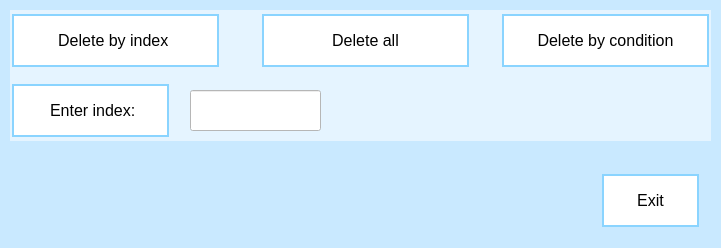
<?xml version="1.0" encoding="UTF-8"?>
<ui version="4.0">
 <class>ForDelete</class>
 <widget class="QDialog" name="ForDelete">
  <property name="geometry">
   <rect>
    <x>0</x>
    <y>0</y>
    <width>721</width>
    <height>248</height>
   </rect>
  </property>
  <property name="windowTitle">
   <string>Delete book</string>
  </property>
  <property name="styleSheet">
   <string notr="true">background : #c9e9ff</string>
  </property>
  <widget class="QPushButton" name="DeleteCondition">
   <property name="geometry">
    <rect>
     <x>500</x>
     <y>10</y>
     <width>211</width>
     <height>61</height>
    </rect>
   </property>
   <property name="styleSheet">
    <string notr="true">QPushButton#DeleteCondition{ 
  background-color: white; 
  color: black; 
  border: 2px solid #8ad4ff;
  padding: 16px 32px;
  text-align: center;
  text-decoration: none;
  display: inline-block;
  font-size: 16px;
  margin: 4px 2px;
  cursor: pointer;
}
QPushButton#DeleteIndex {
  background-color: white; 
  color: black; 
  border: 2px solid #8ad4ff;
 }
 QPushButton#DeleteCondition:hover {
	background-color: #8ad4ff;
	color: white;
 }
 QPushButton#DeleteCondition:pressed {
  background-color: white; 
  color: black; 
  border: 2px solid #8ad4ff;
 }</string>
   </property>
   <property name="text">
    <string>Delete by condition</string>
   </property>
  </widget>
  <widget class="QPushButton" name="DeleteIndex">
   <property name="geometry">
    <rect>
     <x>10</x>
     <y>10</y>
     <width>211</width>
     <height>61</height>
    </rect>
   </property>
   <property name="styleSheet">
    <string notr="true">QPushButton#DeleteIndex{ 
  background-color: white; 
  color: black; 
  border: 2px solid #8ad4ff;
  padding: 16px 32px;
  text-align: center;
  text-decoration: none;
  display: inline-block;
  font-size: 16px;
  margin: 4px 2px;
  cursor: pointer;
}
QPushButton#DeleteIndex {
  background-color: white; 
  color: black; 
  border: 2px solid #8ad4ff;
 }
 QPushButton#DeleteIndex:hover {
	background-color: #8ad4ff;
	color: white;
 }
 QPushButton#DeleteIndex:pressed {
  background-color: white; 
  color: black; 
  border: 2px solid #8ad4ff;
 }</string>
   </property>
   <property name="text">
    <string>Delete by index </string>
   </property>
  </widget>
  <widget class="QPushButton" name="DeleteAll">
   <property name="geometry">
    <rect>
     <x>260</x>
     <y>10</y>
     <width>211</width>
     <height>61</height>
    </rect>
   </property>
   <property name="styleSheet">
    <string notr="true">QPushButton#DeleteAll{ 
  background-color: white; 
  color: black; 
  border: 2px solid #8ad4ff;
  padding: 16px 32px;
  text-align: center;
  text-decoration: none;
  display: inline-block;
  font-size: 16px;
  margin: 4px 2px;
  cursor: pointer;
}
QPushButton#DeleteAll {
  background-color: white; 
  color: black; 
  border: 2px solid #8ad4ff;
 }
 QPushButton#DeleteAll:hover {
	background-color: #8ad4ff;
	color: white;
 }
 QPushButton#DeleteAll:pressed {
  background-color: white; 
  color: black; 
  border: 2px solid #8ad4ff;
 }</string>
   </property>
   <property name="text">
    <string>Delete all</string>
   </property>
  </widget>
  <widget class="QLineEdit" name="IndexEdit">
   <property name="geometry">
    <rect>
     <x>190</x>
     <y>90</y>
     <width>131</width>
     <height>41</height>
    </rect>
   </property>
   <property name="styleSheet">
    <string notr="true">background : rgb(255, 255, 255)</string>
   </property>
   <property name="readOnly">
    <bool>false</bool>
   </property>
  </widget>
  <widget class="QLabel" name="label_2">
   <property name="geometry">
    <rect>
     <x>10</x>
     <y>80</y>
     <width>161</width>
     <height>61</height>
    </rect>
   </property>
   <property name="styleSheet">
    <string notr="true">  background-color: white; 
  color: black; 
  border: 2px solid #8ad4ff;
  padding: 16px 32px;
  text-align: center;
  text-decoration: none;
  display: inline-block;
  font-size: 16px;
  margin: 4px 2px;
  cursor: pointer;</string>
   </property>
   <property name="text">
    <string>Enter index:</string>
   </property>
  </widget>
  <widget class="QPushButton" name="OpenButton_4">
   <property name="geometry">
    <rect>
     <x>600</x>
     <y>170</y>
     <width>101</width>
     <height>61</height>
    </rect>
   </property>
   <property name="styleSheet">
    <string notr="true">QPushButton#OpenButton_4{ 
  background-color: white; 
  color: black; 
  border: 2px solid #8ad4ff;
  padding: 16px 32px;
  text-align: center;
  text-decoration: none;
  display: inline-block;
  font-size: 16px;
  margin: 4px 2px;
  cursor: pointer;
}
QPushButton#OpenButton_4 {
  background-color: white; 
  color: black; 
  border: 2px solid #8ad4ff;
 }
 QPushButton#OpenButton_4:hover {
	background-color: #8ad4ff;
	color: white;
 }
 QPushButton#OpenButton_4:pressed {
  background-color: white; 
  color: black; 
  border: 2px solid #8ad4ff;
 }</string>
   </property>
   <property name="text">
    <string>Exit</string>
   </property>
  </widget>
  <widget class="QLabel" name="label_3">
   <property name="geometry">
    <rect>
     <x>530</x>
     <y>240</y>
     <width>61</width>
     <height>51</height>
    </rect>
   </property>
   <property name="text">
    <string/>
   </property>
   <property name="pixmap">
    <pixmap>C:/Users/User/Downloads/imgonline-com-ua-Resize-7vPfUbXbO1ug.png</pixmap>
   </property>
  </widget>
  <widget class="QLabel" name="label_4">
   <property name="geometry">
    <rect>
     <x>30</x>
     <y>180</y>
     <width>561</width>
     <height>41</height>
    </rect>
   </property>
   <property name="font">
    <font>
     <pointsize>-1</pointsize>
    </font>
   </property>
   <property name="styleSheet">
    <string notr="true">color : #aa0000;
font-size: 20px;</string>
   </property>
   <property name="text">
    <string/>
   </property>
  </widget>
  <widget class="QLabel" name="label">
   <property name="geometry">
    <rect>
     <x>10</x>
     <y>10</y>
     <width>701</width>
     <height>131</height>
    </rect>
   </property>
   <property name="styleSheet">
    <string notr="true">background-color: #e5f4ff</string>
   </property>
   <property name="text">
    <string/>
   </property>
  </widget>
  <zorder>label</zorder>
  <zorder>DeleteCondition</zorder>
  <zorder>DeleteIndex</zorder>
  <zorder>DeleteAll</zorder>
  <zorder>IndexEdit</zorder>
  <zorder>label_2</zorder>
  <zorder>OpenButton_4</zorder>
  <zorder>label_3</zorder>
  <zorder>label_4</zorder>
 </widget>
 <resources/>
 <connections/>
</ui>
